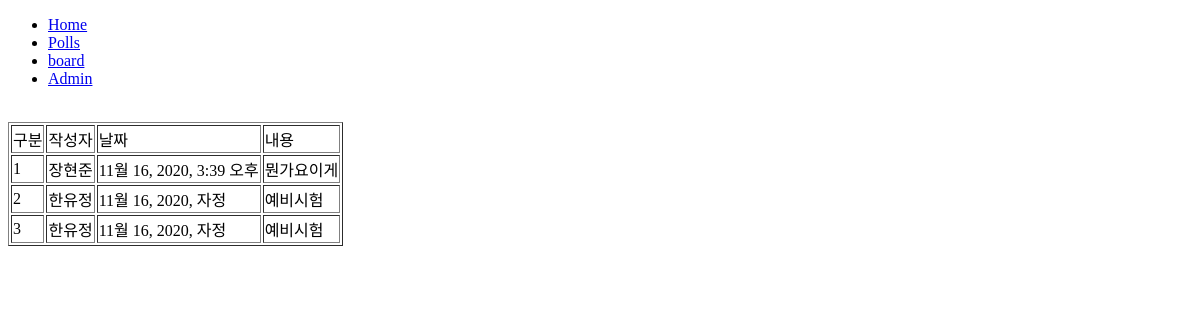
The page /board/ on the database as committed earlier.
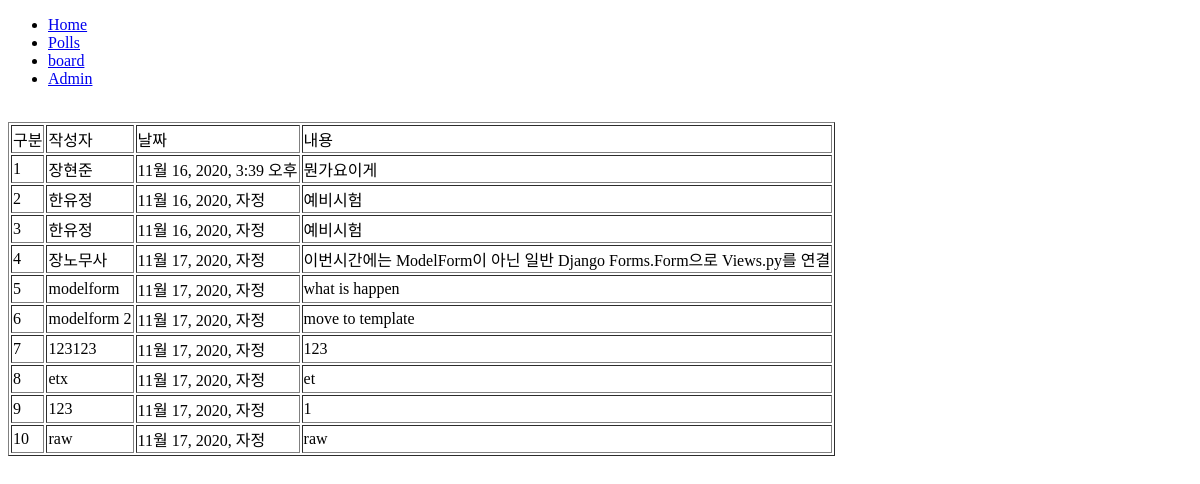
The same page on the database as committed later.
### board/models.py (models this page shows)
class register(models.Model):
    name = models.CharField(max_length=100)
    date = models.DateTimeField()
    etc = models.TextField(blank=True, null=False)

### board/views.py (the view)
# urls.py: path('', views.board, name='index_page'),
def board(request):
    subject = register.objects.all()
    context = {
        'subject':subject,
    }
    return render(request, 'board/detail.html', context)

### templates/board/detail.html (shortened to what this page needs)
{% extends 'frame.html' %}
{% block content %}
<table border="1">
<tr>
    <td>구분</td><td>작성자</td><td>날짜</td><td>내용</td></br>
</tr>
{% for i in subject %}
<tr>
    <td>{{forloop.counter}}</td><td>{{i.name}}</td><td>{{i.date}}</td><td>{{i.etc}}</td>
</tr>
{% endfor %}
</table>
{% endblock content %}

### templates/frame.html (shortened to what this page needs)
<!DOCTYPE html>
<html lang="kr">
<head>
</head>
<body>
    {% include "nav.html" %}
    {% block content %}{% endblock content %}
</body>
</html>

### templates/nav.html
<ul>
    <li><a href="{% url 'home:index' %}">Home</a></li>
    <li><a href="{% url 'polls:index' %}">Polls</a></li>
    <li><a href="/board/">board</a></li>
    <li><a href="/admin/">Admin</a></li>
</ul>

Rows that differ between the two databases and show on the page:
added register: name "장노무사", date "11월 17, 2020, 자정", etc "이번시간에는 ModelForm이 아닌 일반 Django Forms.Form으로 Views.py를 연결"
added register: name "modelform", date "11월 17, 2020, 자정", etc "what is happen"
added register: name "modelform 2", date "11월 17, 2020, 자정", etc "move to template"
added register: name "123123", date "11월 17, 2020, 자정", etc "123"
added register: name "etx", date "11월 17, 2020, 자정", etc "et"
added register: name "123", date "11월 17, 2020, 자정", etc "1"
added register: name "raw", date "11월 17, 2020, 자정", etc "raw"
